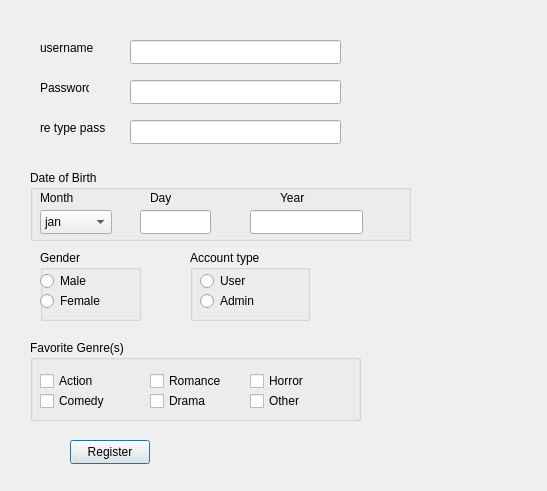
<?xml version="1.0" encoding="UTF-8"?>
<ui version="4.0">
 <class>registerwindow</class>
 <widget class="QDialog" name="registerwindow">
  <property name="geometry">
   <rect>
    <x>0</x>
    <y>0</y>
    <width>547</width>
    <height>491</height>
   </rect>
  </property>
  <property name="windowTitle">
   <string>Dialog</string>
  </property>
  <widget class="QLabel" name="label">
   <property name="geometry">
    <rect>
     <x>40</x>
     <y>40</y>
     <width>71</width>
     <height>16</height>
    </rect>
   </property>
   <property name="text">
    <string>username</string>
   </property>
  </widget>
  <widget class="QLabel" name="label_2">
   <property name="geometry">
    <rect>
     <x>40</x>
     <y>80</y>
     <width>49</width>
     <height>16</height>
    </rect>
   </property>
   <property name="text">
    <string>Password</string>
   </property>
  </widget>
  <widget class="QLineEdit" name="lineEdit">
   <property name="geometry">
    <rect>
     <x>130</x>
     <y>40</y>
     <width>211</width>
     <height>24</height>
    </rect>
   </property>
  </widget>
  <widget class="QLineEdit" name="lineEdit_2">
   <property name="geometry">
    <rect>
     <x>130</x>
     <y>80</y>
     <width>211</width>
     <height>24</height>
    </rect>
   </property>
  </widget>
  <widget class="QLineEdit" name="lineEdit_3">
   <property name="geometry">
    <rect>
     <x>130</x>
     <y>120</y>
     <width>211</width>
     <height>24</height>
    </rect>
   </property>
  </widget>
  <widget class="QLabel" name="label_3">
   <property name="geometry">
    <rect>
     <x>40</x>
     <y>120</y>
     <width>71</width>
     <height>16</height>
    </rect>
   </property>
   <property name="text">
    <string>re type pass</string>
   </property>
  </widget>
  <widget class="QGroupBox" name="groupBox">
   <property name="geometry">
    <rect>
     <x>30</x>
     <y>170</y>
     <width>381</width>
     <height>71</height>
    </rect>
   </property>
   <property name="title">
    <string>Date of Birth</string>
   </property>
   <widget class="QComboBox" name="comboBox">
    <property name="geometry">
     <rect>
      <x>10</x>
      <y>40</y>
      <width>72</width>
      <height>24</height>
     </rect>
    </property>
    <item>
     <property name="text">
      <string>jan</string>
     </property>
    </item>
    <item>
     <property name="text">
      <string>Feb</string>
     </property>
    </item>
    <item>
     <property name="text">
      <string>Mar</string>
     </property>
    </item>
    <item>
     <property name="text">
      <string>Apr</string>
     </property>
    </item>
    <item>
     <property name="text">
      <string>May</string>
     </property>
    </item>
    <item>
     <property name="text">
      <string>June</string>
     </property>
    </item>
    <item>
     <property name="text">
      <string>Jule</string>
     </property>
    </item>
    <item>
     <property name="text">
      <string>Aug</string>
     </property>
    </item>
    <item>
     <property name="text">
      <string>Sept</string>
     </property>
    </item>
    <item>
     <property name="text">
      <string>Oct</string>
     </property>
    </item>
    <item>
     <property name="text">
      <string>Nov</string>
     </property>
    </item>
    <item>
     <property name="text">
      <string>Dece</string>
     </property>
    </item>
   </widget>
   <widget class="QLabel" name="label_4">
    <property name="geometry">
     <rect>
      <x>10</x>
      <y>20</y>
      <width>49</width>
      <height>16</height>
     </rect>
    </property>
    <property name="text">
     <string>Month</string>
    </property>
   </widget>
   <widget class="QLineEdit" name="lineEdit_4">
    <property name="geometry">
     <rect>
      <x>110</x>
      <y>40</y>
      <width>71</width>
      <height>24</height>
     </rect>
    </property>
   </widget>
   <widget class="QLineEdit" name="lineEdit_5">
    <property name="geometry">
     <rect>
      <x>220</x>
      <y>40</y>
      <width>113</width>
      <height>24</height>
     </rect>
    </property>
   </widget>
   <widget class="QLabel" name="label_5">
    <property name="geometry">
     <rect>
      <x>120</x>
      <y>20</y>
      <width>49</width>
      <height>16</height>
     </rect>
    </property>
    <property name="text">
     <string>Day</string>
    </property>
   </widget>
   <widget class="QLabel" name="label_6">
    <property name="geometry">
     <rect>
      <x>250</x>
      <y>20</y>
      <width>49</width>
      <height>16</height>
     </rect>
    </property>
    <property name="text">
     <string>Year</string>
    </property>
   </widget>
  </widget>
  <widget class="QGroupBox" name="groupBox_2">
   <property name="geometry">
    <rect>
     <x>40</x>
     <y>250</y>
     <width>101</width>
     <height>71</height>
    </rect>
   </property>
   <property name="title">
    <string>Gender</string>
   </property>
   <widget class="QRadioButton" name="male">
    <property name="geometry">
     <rect>
      <x>0</x>
      <y>20</y>
      <width>91</width>
      <height>22</height>
     </rect>
    </property>
    <property name="text">
     <string>Male</string>
    </property>
   </widget>
   <widget class="QRadioButton" name="femle">
    <property name="geometry">
     <rect>
      <x>0</x>
      <y>40</y>
      <width>91</width>
      <height>22</height>
     </rect>
    </property>
    <property name="text">
     <string>Female</string>
    </property>
   </widget>
  </widget>
  <widget class="QGroupBox" name="groupBox_3">
   <property name="geometry">
    <rect>
     <x>190</x>
     <y>250</y>
     <width>120</width>
     <height>71</height>
    </rect>
   </property>
   <property name="title">
    <string>Account type</string>
   </property>
   <widget class="QRadioButton" name="user">
    <property name="geometry">
     <rect>
      <x>10</x>
      <y>20</y>
      <width>91</width>
      <height>22</height>
     </rect>
    </property>
    <property name="text">
     <string>User</string>
    </property>
   </widget>
   <widget class="QRadioButton" name="admin">
    <property name="geometry">
     <rect>
      <x>10</x>
      <y>40</y>
      <width>91</width>
      <height>22</height>
     </rect>
    </property>
    <property name="text">
     <string>Admin</string>
    </property>
   </widget>
  </widget>
  <widget class="QGroupBox" name="groupBox_4">
   <property name="geometry">
    <rect>
     <x>30</x>
     <y>340</y>
     <width>331</width>
     <height>81</height>
    </rect>
   </property>
   <property name="title">
    <string>Favorite Genre(s)</string>
   </property>
   <widget class="QCheckBox" name="action">
    <property name="geometry">
     <rect>
      <x>10</x>
      <y>30</y>
      <width>78</width>
      <height>22</height>
     </rect>
    </property>
    <property name="text">
     <string>Action</string>
    </property>
   </widget>
   <widget class="QCheckBox" name="comedy">
    <property name="geometry">
     <rect>
      <x>10</x>
      <y>50</y>
      <width>78</width>
      <height>22</height>
     </rect>
    </property>
    <property name="text">
     <string>Comedy</string>
    </property>
   </widget>
   <widget class="QCheckBox" name="horror">
    <property name="geometry">
     <rect>
      <x>220</x>
      <y>30</y>
      <width>78</width>
      <height>22</height>
     </rect>
    </property>
    <property name="text">
     <string>Horror</string>
    </property>
   </widget>
   <widget class="QCheckBox" name="drama">
    <property name="geometry">
     <rect>
      <x>120</x>
      <y>50</y>
      <width>78</width>
      <height>22</height>
     </rect>
    </property>
    <property name="text">
     <string>Drama</string>
    </property>
   </widget>
   <widget class="QCheckBox" name="romance">
    <property name="geometry">
     <rect>
      <x>120</x>
      <y>30</y>
      <width>78</width>
      <height>22</height>
     </rect>
    </property>
    <property name="text">
     <string>Romance</string>
    </property>
   </widget>
   <widget class="QCheckBox" name="other">
    <property name="geometry">
     <rect>
      <x>220</x>
      <y>50</y>
      <width>78</width>
      <height>22</height>
     </rect>
    </property>
    <property name="text">
     <string>Other</string>
    </property>
   </widget>
  </widget>
  <widget class="QPushButton" name="pushButton">
   <property name="geometry">
    <rect>
     <x>70</x>
     <y>440</y>
     <width>80</width>
     <height>24</height>
    </rect>
   </property>
   <property name="text">
    <string>Register</string>
   </property>
  </widget>
  <widget class="QLabel" name="label_7">
   <property name="geometry">
    <rect>
     <x>380</x>
     <y>40</y>
     <width>71</width>
     <height>16</height>
    </rect>
   </property>
   <property name="text">
    <string> </string>
   </property>
  </widget>
  <widget class="QLabel" name="label_8">
   <property name="geometry">
    <rect>
     <x>370</x>
     <y>80</y>
     <width>71</width>
     <height>16</height>
    </rect>
   </property>
   <property name="text">
    <string/>
   </property>
  </widget>
  <widget class="QLabel" name="label_9">
   <property name="geometry">
    <rect>
     <x>420</x>
     <y>210</y>
     <width>71</width>
     <height>16</height>
    </rect>
   </property>
   <property name="text">
    <string/>
   </property>
  </widget>
  <widget class="QLabel" name="label_10">
   <property name="geometry">
    <rect>
     <x>190</x>
     <y>450</y>
     <width>71</width>
     <height>16</height>
    </rect>
   </property>
   <property name="text">
    <string/>
   </property>
  </widget>
 </widget>
 <resources/>
 <connections/>
</ui>
